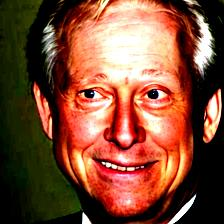
#> input picture preprocessing/31temporigin.jpg, 224 x 224 px
$ python patch_generator.py
#> lines starting #> are read from the running program, lines starting #| are printed output that depends on the picture
import PIL.Image
import cv2
import numpy as np
import random
import concurrent.futures
import torchvision
def img_to_patches(input_path:str) -> tuple:
    """
    Returns 32x32 patches of a resized 256x256 images,
    it returns 64x64 patches on grayscale and 64x64 patches
    on the RGB color scale
    --------------------------------------------------------
    ## parameters:
    - input_path: Accepts input path of the image
    """
#> called with input_path = './31temporigin.jpg'
    img = PIL.Image.open(fp=input_path)
#> img is the input picture: PIL image 224x224 RGB; mean R, G, B 127.9, 76.3, 54.4

    if(input_path[-3:]!='jpg' or input_path[-4:]!='jpeg'):
        img = img.convert('RGB')
    if(img.size!=(256,256)):
        img = img.resize(size=(256,256))
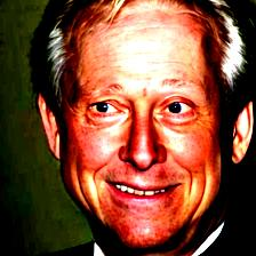
#> img: PIL image 256x256 RGB; mean R, G, B 127.8, 76.3, 54.5
    patch_size = 32
    grayscale_imgs = []
    imgs = []
    for i in range(0,img.height,patch_size):
        for j in range(0, img.width, patch_size):
            box = (j,i,j+patch_size,i+patch_size)
            img_color = np.asarray(img.crop(box))
            grayscale_image = cv2.cvtColor(src=img_color, code=cv2.COLOR_RGB2GRAY)
            grayscale_imgs.append(grayscale_image.astype(dtype=np.int32))
            imgs.append(img_color)
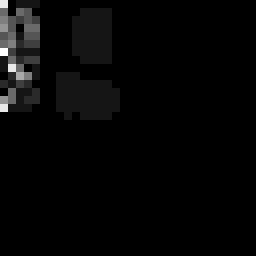
#> grayscale_image: shape (32, 32) (shown 8 times larger); min 0, max 12, mean 0.286; drawn with min black and max white
#> after the loop, grayscale_imgs = 64 items; imgs = 64 items
    return grayscale_imgs,imgs


def get_l1(v,x,y):
    l1=0
    # 1 to m, 1 to m-1
    for i in range(0,y-1):
        for j  in range(0,x):
            l1+=abs(v[j][i]-v[j][i+1])
    return l1

def get_l2(v,x,y):
    l2=0
    # 1 to m-1, 1 to m
    for i in range(0,y):
        for j  in range(0,x-1):
            l2+=abs(v[j][i]-v[j+1][i])
    return l2

def get_l3l4(v,x,y):
    l3=l4=0
    # 1 to m-1, 1 to m-1
    for i in range(0,y-1):
        for j  in range(0,x-1):
            l3+=abs(v[j][i]-v[j+1][i+1])
            l4+=abs(v[j+1][i]-v[j][i+1])

    return l3+l4

def get_pixel_var_degree_for_patch(patch:np.array)->int:
    """
    gives pixel variation for a given patch
    ---------------------------------------
    ## parameters:
    - patch: accepts a numpy array format of the patch of an image
    """
    x,y = patch.shape
    l1=l2=l3l4=0

    with concurrent.futures.ThreadPoolExecutor(max_workers=3) as executor:
        future_l1 = executor.submit(get_l1,patch,x,y)
        future_l2 = executor.submit(get_l2,patch,x,y)
        future_l3l4 = executor.submit(get_l3l4,patch,x,y)

        l1 = future_l1.result()
        l2 = future_l2.result()
        l3l4 = future_l3l4.result()

    return  l1+l2+l3l4


def extract_rich_and_poor_textures(variance_values:list, patches:list):
    """
    returns a list of rich texture and poor texture patches respectively
    --------------------------------------------------------------------
    ## parameters:
    - variance_values: list of values that are pixel variances of each patch
    - color_patches: coloured patches of the target image
    """
    threshold = np.mean(variance_values)
    rich_texture_patches = []
    poor_texture_patches = []
    for i,j in enumerate(variance_values):
        if j >= threshold:
            rich_texture_patches.append(patches[i])
        else:
            poor_texture_patches.append(patches[i])

    return rich_texture_patches, poor_texture_patches


def get_complete_image(patches:list, coloured=True):
    """
    Develops complete 265x256 image from rich and poor texture patches
    ------------------------------------------------------------------
    ## parameters:
    - patches: Takes a list of rich or poor texture patches
    """
    random.shuffle(patches)
    p_len = len(patches)
    while len(patches)<64:
        patches.append(patches[random.randint(0, p_len-1)])

    if(coloured==True):
        grid = np.asarray(patches).reshape((8,8,32,32,3))
    else:
        grid = np.asarray(patches).reshape((8,8,32,32))


    # joins columns to only leave rows
    rows = [np.concatenate(grid[i,:], axis=1) for i in range(8)]

    # joins the rows to create the final image
    img = np.concatenate(rows,axis=0)

    return img


def smash_n_reconstruct(input_path:str, coloured=True):
    """
    Performs the SmashnReconstruct part of preprocesing
    reference: [link](https://arxiv.org/abs/2311.12397)

    return rich_texture,poor_texture

    ----------------------------------------------------
    ## parameters:
    - input_path: Accepts input path of the image
    """
    gray_scale_patches, color_patches = img_to_patches(input_path=input_path)
#> gray_scale_patches = 64 items; color_patches = 64 items
    pixel_var_degree = []
    for patch in gray_scale_patches:
        pixel_var_degree.append(get_pixel_var_degree_for_patch(patch))
#> this loop made 64 passes

    # r_patch = list of rich texture patches, p_patch = list of poor texture patches
    if(coloured):
        r_patch,p_patch = extract_rich_and_poor_textures(variance_values=pixel_var_degree,patches=color_patches)
#> the loop in extract_rich_and_poor_textures, `for i,j in enumerate(variance_values):` made 64 passes
#> j on passes 1 to 12: 7341, 26965, 32799, 77447, 27901, 38457, 56724, 43189, 11333, 64742, 41378, 20585
    else:
        r_patch,p_patch = extract_rich_and_poor_textures(variance_values=pixel_var_degree,patches=gray_scale_patches)
    rich_texture,poor_texture = None,None

    with concurrent.futures.ThreadPoolExecutor(max_workers=4) as executor:
        rich_texture_future = executor.submit(get_complete_image,r_patch,coloured)
        poor_texture_future = executor.submit(get_complete_image,p_patch,coloured)

        rich_texture = rich_texture_future.result()
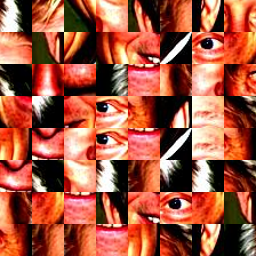
#> rich_texture: shape (256, 256, 3); mean of channels 0, 1, 2 162.6, 86.3, 64.8; drawn as R, G, B
        poor_texture = poor_texture_future.result()
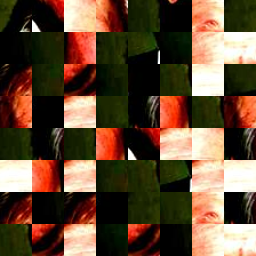
#> poor_texture: shape (256, 256, 3); mean of channels 0, 1, 2 99.2, 75.3, 53.8; drawn as R, G, B

    return rich_texture, poor_texture

if __name__=="__main__":
    for i in range(10):
        r,p = smash_n_reconstruct(input_path="./31temporigin.jpg")
        print(r.shape,p.shape)
#| (256, 256, 3) (256, 256, 3)
        cv2.imwrite('rich1.jpg',r[:,:,::-1])
        cv2.imwrite('poor1.jpg',p[:,:,::-1])
        print(i)
